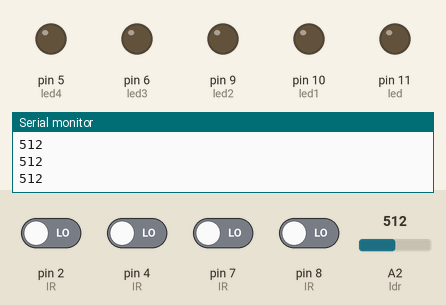
This sketch was run on a simulated Arduino Uno, built with avr-gcc and run on an emulated ATmega328P. Shown: output pins drawn as LEDs (lit = HIGH), the last lines printed to the serial monitor. The inputs (shaded band) are chosen by the test bench; at power-on: pin 2 (IR), pin 4 (IR), pin 7 (IR), pin 8 (IR) LOW, A2 (ldr) = 512.

Above: at 1.2 s.
1.3 s: A2 (ldr) set to 108
2.8 s: A2 (ldr) set to 94
At 4.2 s:
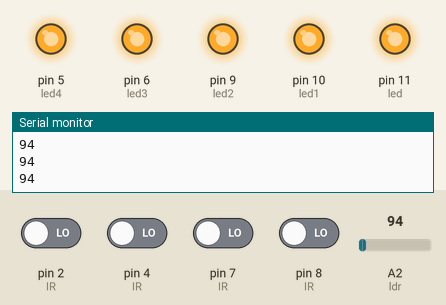
4.6 s: A2 (ldr) set to 110
At 5.8 s:
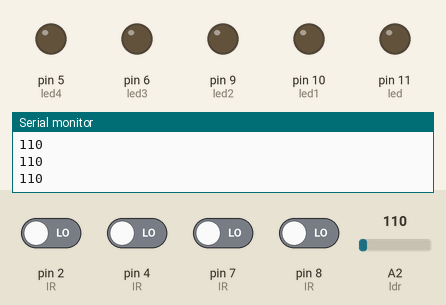
6.3 s: A2 (ldr) set to 90
At 6.45 s:
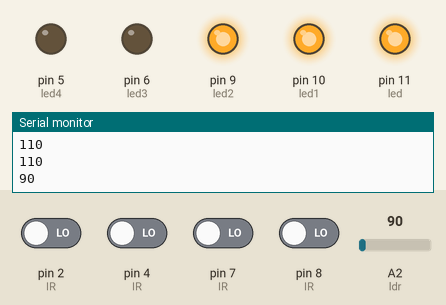
8.1 s: pin 2 (IR) driven HIGH
At 9.5 s:
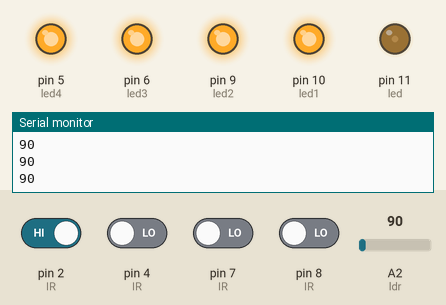
9.8 s: pin 2 (IR) driven LOW
At 10.5 s:
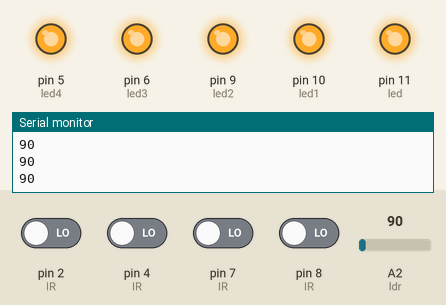
Timing chart, 0 to 12.5 s (numbered marks = the images above; inputs shaded):
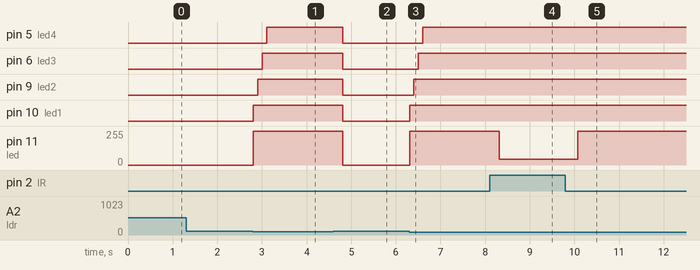

Measured:
- the behaviour switches between 101 and 100 on A2 (ldr) (found by bisection; images 0 and 1)
- after the input at 2.8 s, pin 5 (led4): LOW → HIGH after 0.31 s; pin 6 (led3): LOW → HIGH after 0.21 s; pin 9 (led2): LOW → HIGH after 0.11 s; pin 10 (led1): LOW → HIGH at once; pin 11 (led): 0/255 → 255/255 at once
- after the input at 4.6 s, pin 5 (led4), pin 6 (led3), pin 9 (led2), pin 10 (led1): HIGH → LOW after 0.22 s; pin 11 (led): 255/255 → 0/255 after 0.22 s
- after the input at 6.3 s, pin 5 (led4): LOW → HIGH after 0.31 s; pin 6 (led3): LOW → HIGH after 0.21 s; pin 9 (led2): LOW → HIGH after 0.11 s; pin 10 (led1): LOW → HIGH at once; pin 11 (led): 0/255 → 255/255 at once
- after the input at 8.1 s, pin 11 (led): 255/255 → 42/255 after 0.21 s
- after the input at 9.8 s, pin 11 (led): 42/255 → 255/255 after 0.27 s

The sketch:

smartlightsystem.ino
```cpp
/* Smart Street Light System
   using IR Sensor, LDR and Arduino
   www.Electroduino.com */
// LED positive pin connected to Digital pins
int led = 11;
int led1 = 10;
int led2 = 9;
int led3 = 6;
int led4 = 5;
int ldr = A2; // LDR pin connected to Analog pin "A2"
int x1, x2, x3, x4,x5;

void setup()
{
 Serial.begin (9600);
 // initialize LED pins as an output
 pinMode (led,OUTPUT);
 pinMode (led1,OUTPUT);
 pinMode (led2,OUTPUT);
 pinMode (led3,OUTPUT);
 pinMode (led4,OUTPUT);
 // initialize LED Pin as an input
 pinMode (ldr,INPUT);
}
void loop()
{
 int ldrStatus = analogRead (ldr); // Read LDR output value
 Serial.println (ldrStatus);
 delay(1);
 if (ldrStatus <=100)
  {
// IR  Sensor 1 CODE
//*******************
   if (digitalRead(2)== 0) // Read IR Senso 1 value
    {
     x1=0;
     x2=1;
     digitalWrite(led,HIGH);
     digitalWrite(led1,HIGH);
     delay(100);// micro second
    }
   else
    {
     if(x1==0)
      {
       digitalWrite(led,HIGH);
       analogWrite(led,255/6);
       delay(50);
      }
     if(x2==1)
      {
       digitalWrite(led1,HIGH);
       analogWrite(led1,255/6);
       delay(50);
      }
    }
// IR  Sensor 2 CODE
//*******************
   if (digitalRead(4)== 0) // Read IR Senso 2 value
    {
     x2=0;
     x3=1;
     digitalWrite(led1,HIGH);
     digitalWrite(led2,HIGH);
     delay(100);// micro second
    }
   else
    {
     if(x2==0)
      {
       digitalWrite(led1,HIGH);
       analogWrite(led1,255/6);
       delay(50);
      }
     if(x3==1)
      {
       digitalWrite(led2,HIGH);
       analogWrite(led2,255/6);
       delay(50);
      }
    }
 // IR  Sensor 3 CODE
//*******************
   if (digitalRead(7)== 0)// Read IR Senso 3 value
    {
     x3=0;
     x4=1;
     digitalWrite(led2,HIGH);
     digitalWrite(led3,HIGH);
     delay(100);// micro second
    }
   else
    {
     if(x3==0)
      {
       digitalWrite(led2,HIGH);
       analogWrite(led2,255/6);
       delay(50);
      }
     if(x4==1)
      {
       digitalWrite(led3,HIGH);
       analogWrite(led3,255/6);
       delay(50);
      }
    }
 // IR  Sensor 4 CODE
//*******************
   if (digitalRead(8)== 0) // Read IR Senso 4 value
    {
     x4=0;
     x5=1;
     digitalWrite(led3,HIGH);
     digitalWrite(led4,HIGH);
     delay(100);// micro second
    }
   else
    {
     if(x4==0)
      {
       digitalWrite(led3,HIGH);
       analogWrite(led3,255/6);
       delay(50);
      }
     if(x5==1)
      {
       digitalWrite(led4,HIGH);
       analogWrite(led4,255/6);
       delay(50);
      }
     }
  }
 else
 {
  digitalWrite(led, LOW);
  digitalWrite(led1, LOW);
  digitalWrite(led2, LOW);
  digitalWrite(led3, LOW);
  digitalWrite(led4, LOW);
  }
 }
```
